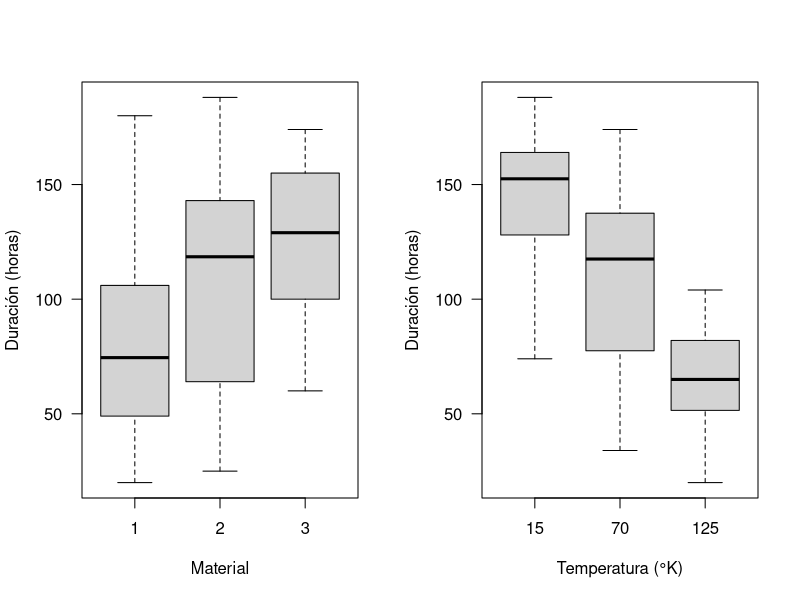
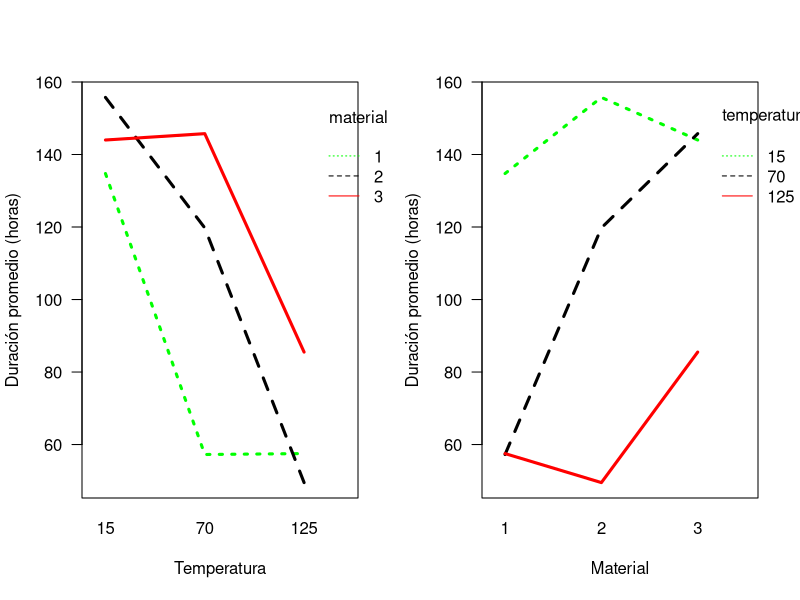
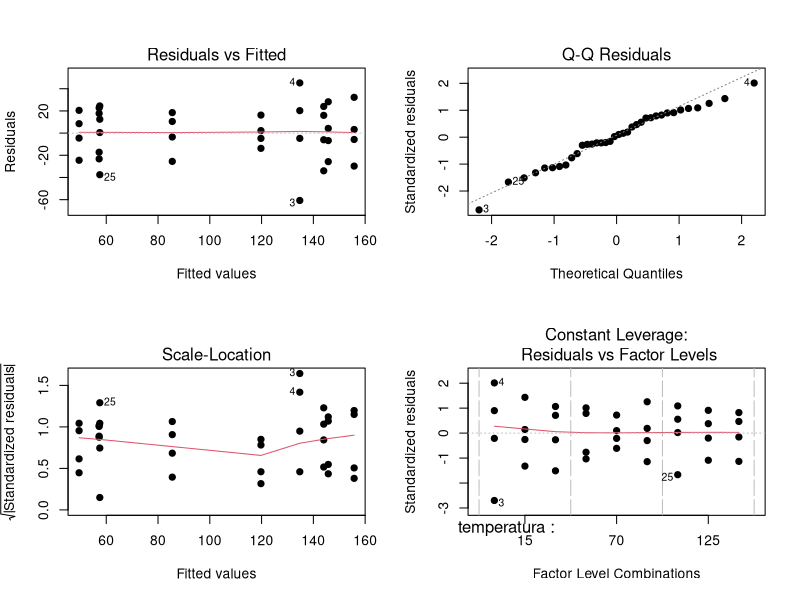

Write R code to recreate these figures, in order.
# Problem -----------------------------------------------------------------

# What effects do material type & temperature have on life?

# Data --------------------------------------------------------------------
horas <- c(130, 155, 74, 180,   # by column
           150, 188, 159, 126, 
           138, 110, 168, 160,
           34, 40, 80, 75,
           136, 122, 106, 115,
           174, 120, 150, 139,
           20, 70, 82, 58,
           25, 70, 58, 45,
           96, 104, 82, 60)

temperatura <- rep(c(15, 70, 125), each=12)
material    <- rep(1:3, each=4, times=3)

temperatura <- factor(temperatura)
material    <- factor(material)


# Boxplot -----------------------------------------------------------------
par(mfrow=c(1, 2))
boxplot(horas~material, las=1, xlab='Material',
        ylab='Duración (horas)')
boxplot(horas~temperatura, las=1, xlab='Temperatura (°K)',
        ylab='Duración (horas)')


# Interaction plot --------------------------------------------------------

interaction.plot(x.factor=temperatura,
                 trace.factor=material,
                 response=horas,
                 xlab='Temperatura',
                 ylab='Duración promedio (horas)',
                 col=c('green', 'black', 'red'),
                 fun=mean, lwd=3, las=1, fixed=T)

interaction.plot(x.factor=material,
                 trace.factor=temperatura,
                 response=horas,
                 xlab='Material',
                 ylab='Duración promedio (horas)',
                 col=c('green', 'black', 'red'),
                 fun=mean, lwd=3, las=1, fixed=T)

# Anova -------------------------------------------------------------------
resultado <- aov(horas ~ temperatura * material)
summary(resultado)


# Residual analysis -------------------------------------------------------

par(mfrow=c(2, 2))
plot(resultado, pch=19)


